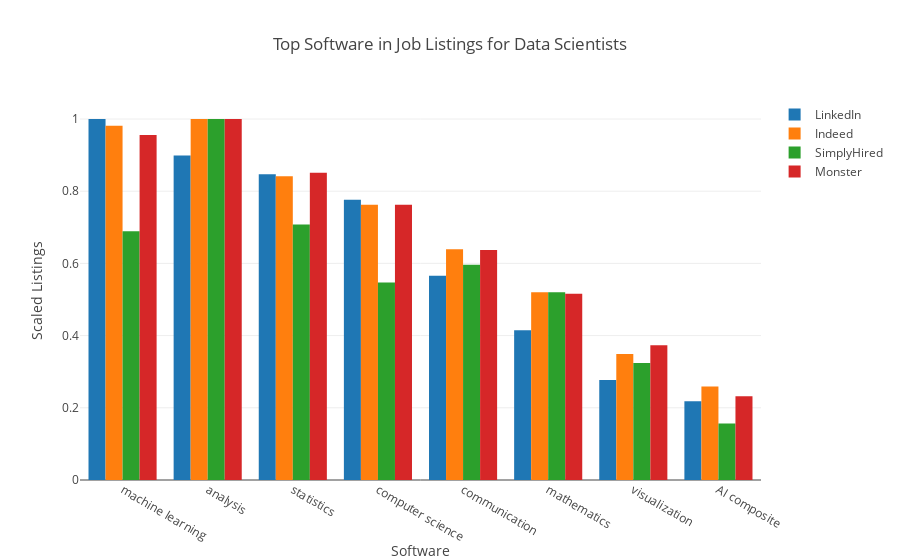

Notebook code for this chart:
### Code cell
indeed = go.Bar(x=scaled_df.index, y=y_indeed, name = "Indeed")
simply = go.Bar(x=scaled_df.index, y=y_simply, name="SimplyHired")
monster = go.Bar(x=scaled_df.index, y=y_monster, name="Monster")
linked = go.Bar(x=scaled_df.index, y=y_linkedin, name="LinkedIn")

data = [linked, indeed, simply, monster]

layout = go.Layout(
    barmode='group',
    title="Top Software in Job Listings for Data Scientists",
    xaxis={'title': 'Software'},
    yaxis={'title': "Scaled Listings", 'separatethousands': True,
    }
)

fig = go.Figure(data=data, layout=layout)
py.iplot(fig)

### Figure 1 — Plotly figure (JSON) as saved in the notebook; plotly's stock layout.template omitted (floating-point values rounded to 4 significant figures)
{"data": [{"name": "LinkedIn", "type": "bar", "x": ["machine learning", "analysis", "statistics", "computer science", "communication", "mathematics", "visualization", "AI composite", "deep learning", "NLP composite", "software development", "neural networks", "data engineering", "project management", "software engineering"], "y": [1, 0.8992, 0.8472, 0.7761, 0.5656, 0.4145, 0.2772, 0.2184]}, {"name": "Indeed", "type": "bar", "x": ["machine learning", "analysis", "statistics", "computer science", "communication", "mathematics", "visualization", "AI composite", "deep learning", "NLP composite", "software development", "neural networks", "data engineering", "project management", "software engineering"], "y": [0.981, 1, 0.8415, 0.7626, 0.6393, 0.5198, 0.3488, 0.259]}, {"name": "SimplyHired", "type": "bar", "x": ["machine learning", "analysis", "statistics", "computer science", "communication", "mathematics", "visualization", "AI composite", "deep learning", "NLP composite", "software development", "neural networks", "data engineering", "project management", "software engineering"], "y": [0.689, 1, 0.708, 0.5473, 0.5966, 0.52, 0.3242, 0.1568]}, {"name": "Monster", "type": "bar", "x": ["machine learning", "analysis", "statistics", "computer science", "communication", "mathematics", "visualization", "AI composite", "deep learning", "NLP composite", "software development", "neural networks", "data engineering", "project management", "software engineering"], "y": [0.9557, 1, 0.8511, 0.7622, 0.6373, 0.5157, 0.3734, 0.232]}], "layout": {"barmode": "group", "title": "Top Software in Job Listings for Data Scientists", "xaxis": {"title": "Software"}, "yaxis": {"separatethousands": true, "title": "Scaled Listings"}}}
